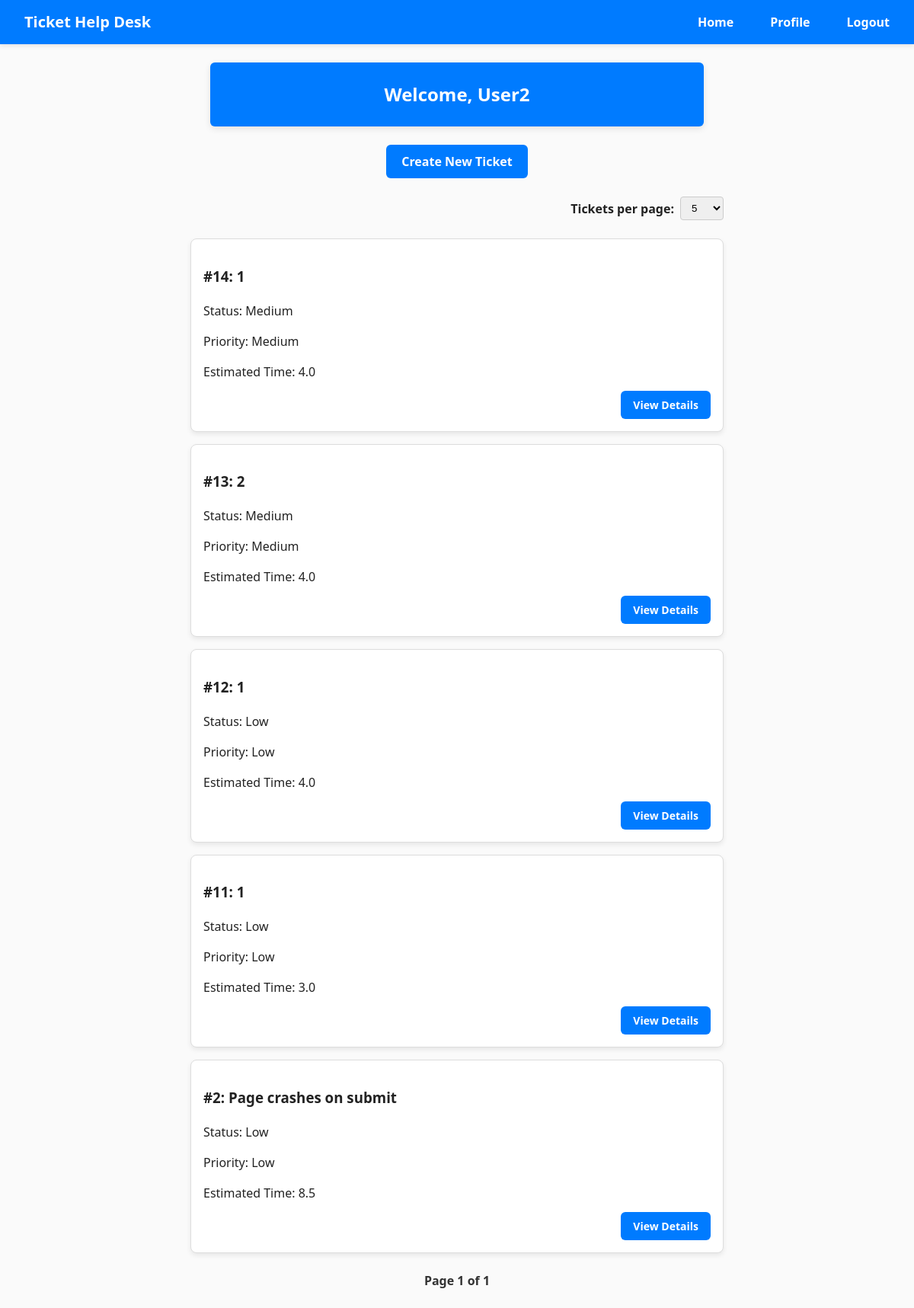
/ (signed in), run on an earlier commit of the app's database.
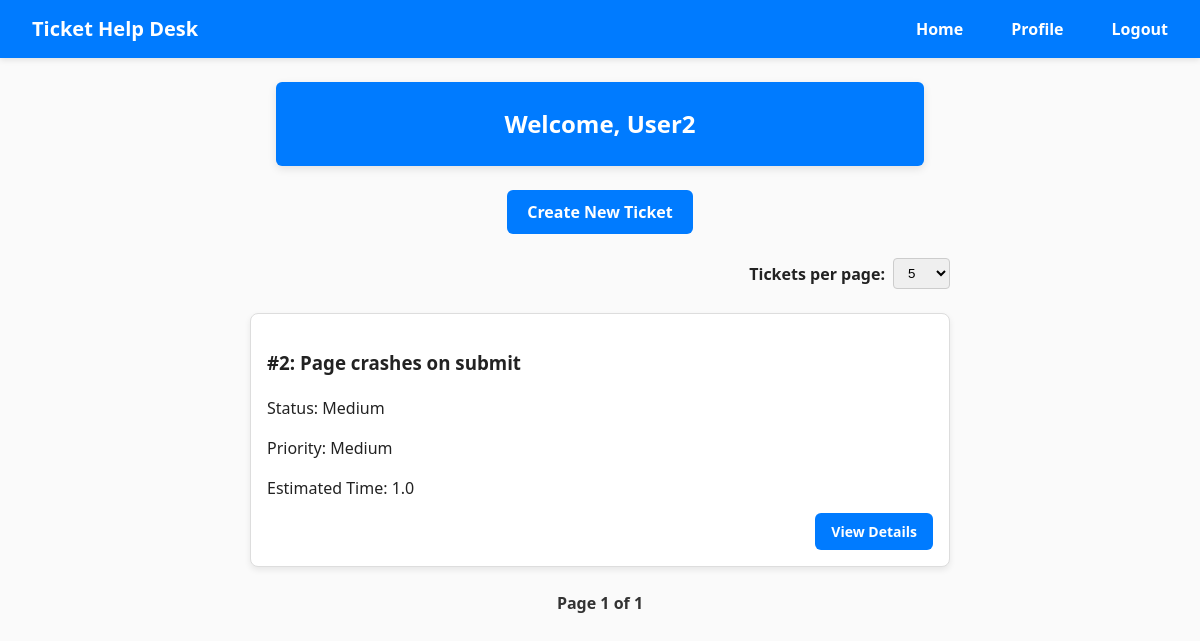
And on a later commit of the database.
### HelpDeskTicketingSystem/models/UserModel.py (models this page shows)
class User(db.Model, UserMixin):
    id = db.Column(db.Integer, primary_key=True)
    email = db.Column(db.String(150), unique=True)
    password = db.Column(db.String(150))
    forename = db.Column(db.String(150))
    surname = db.Column(db.String(150))
    account_type = db.Column(db.String(20), nullable=False)

### HelpDeskTicketingSystem/models/TicketModel.py (models this page shows)
class Ticket(db.Model):
    id = db.Column(db.Integer, primary_key=True)
    subject = db.Column(db.String(100), nullable=False)
    description = db.Column(db.Text, nullable=False)
    status = db.Column(db.String(20), nullable=False)
    priority = db.Column(db.String(20), nullable=False)
    estimated_time = db.Column(db.Float, nullable=False)
    date_created = db.Column(db.DateTime(timezone=True), default=func.current_timestamp())
    user_id = db.Column(db.Integer, db.ForeignKey('user.id'))
    user = relationship('User', backref='tickets')

### HelpDeskTicketingSystem/views/home.py (the view)
@home_bp.route('/')
@login_required
def home():
    page = request.args.get('page', 1, type=int)
    per_page = request.args.get('per_page', 5, type=int)
    if current_user.account_type == 'Administrator':
        tickets = Ticket.query.order_by(Ticket.id.desc()).paginate(page=page, per_page=per_page)
    else:
        tickets = Ticket.query.filter_by(user_id=current_user.id).order_by(Ticket.id.desc()).paginate(page=page, per_page=per_page)
    return render_template("home.html", user=current_user, tickets=tickets, per_page=per_page)

### HelpDeskTicketingSystem/__init__.py (called while the page is built)
def create_app():
    app = Flask(__name__)
    app.config.from_object(Config)
    db.init_app(app)
    login_manager.init_app(app)
    login_manager.login_view = 'auth.login'
    from .views.home import home_bp
    from .views.auth import auth_bp
    from .views.users import users_bp
    from .views.tickets import tickets_bp
    app.register_blueprint(home_bp, url_prefix='/')
    app.register_blueprint(auth_bp, url_prefix='/')
    app.register_blueprint(tickets_bp, url_prefix='/')
    app.register_blueprint(users_bp, url_prefix='/')
    create_database(app)
    from .models import User
    @login_manager.user_loader
    def load_user(user_id):
        return User.query.get(int(user_id))
    return app

### HelpDeskTicketingSystem/templates/home.html (shortened to what this page needs)
{% extends "base.html" %}
{% block content %}
  <h2>Welcome, {{ user.forename }}</h2>
  <div class="create-ticket-wrapper">
    <a href="{{ url_for('tickets.create_ticket') }}" class="btn btn-primary btn-new-ticket">Create New Ticket</a>
  </div>
  <div class="per-page-form-wrapper">
  <form method="get" action="{{ url_for('home.home') }}" class="per-page-form">
    <label for="per_page">Tickets per page:</label>
    <select name="per_page" id="per_page" onchange="this.form.submit()">
      {% for option in [5, 10, 15, 20] %}
        <option value="{{ option }}" {% if per_page == option %}selected{% endif %}>{{ option }}</option>
      {% endfor %}
    </select>
  </form>
  </div>
  <br>
  {% if tickets.items %}
    <div class="list-group">
      {% for ticket in tickets.items %}
        <div class="entity-card entity-card--list">
          <h3>#{{ ticket.id }}: {{ ticket.subject }}</h3>
          <p>Status: {{ ticket.priority }}</p>
          <p>Priority: {{ ticket.priority }}</p>
          <p>Estimated Time: {{ ticket.estimated_time }}</p>
          <a href="{{ url_for('tickets.ticket_details', ticket_id=ticket.id) }}" class="btn btn-primary">View Details</a>
        </div>
      {% endfor %}
    </div>
    <div class="pagination">
      Page {{ tickets.page }} of {{ tickets.pages }}
    </div>
  {% else %}
    <p class="no-tickets">No tickets are associated with this user.</p>
  {% endif %}
{% endblock %}

### HelpDeskTicketingSystem/templates/base.html (shortened to what this page needs)
<!DOCTYPE html>
<html lang="en">
  <head>
    <link rel="stylesheet" href="{{ url_for('static', filename='main.css') }}" />
  </head>
  <body>
  <nav class="navbar">
  <div class="nav-container">
  <div class="navbar-brand">Ticket Help Desk</div>
  <ul class="navbar-links">
    {% if current_user.is_authenticated %}
      <li><a href="{{ url_for('home.home') }}">Home</a></li>
      <li><a href="{{ url_for('users.profile') }}">Profile</a></li>
      <li><a href="{{ url_for('auth.logout') }}">Logout</a></li>
    {% else %}
      <li><a href="{{ url_for('auth.login') }}">Login</a></li>
      <li><a href="{{ url_for('auth.register') }}">Register</a></li>
    {% endif %}
  </ul>
</div>
</nav>
    <main class="container main-content">
      {% block content %} {% endblock %}
    </main>
  </body>
</html>

### HelpDeskTicketingSystem/static/main.css (style rules this page uses)
body { margin: 0; padding: 0; font-family: "Segoe UI", sans-serif; font-size: 16px; line-height: 1.5; color: #222; background-color: #fafafa; }
h2 { background: #fff; padding: 24px; border-radius: 6px; box-shadow: 0 3px 8px rgba(0, 0, 0, 0.1); max-width: 600px; margin: 0 auto; text-align: center; margin-bottom: 24px; background-color: #007bff; color: #fff; }
a { color: #007bff; text-decoration: none; }
p { color: #222; text-decoration: none; font-weight: 300; }
.container { max-width: 900px; margin: 0 auto; padding: 24px 16px; }
.navbar { width: 100%; background-color: #007bff; box-shadow: 0 2px 6px rgba(0, 0, 0, 0.1); padding: 0; }
.navbar .nav-container { display: flex; justify-content: flex-start; align-items: center; max-width: auto; margin: 0 auto; padding: 0 16px; }
.navbar .navbar-brand { color: #fff; font-weight: 700; font-size: 1.25rem; text-decoration: none; padding: 14px 16px; }
.navbar .navbar-links { display: flex; list-style: none; margin: 0; padding: 0; align-items: center; margin-left: auto; }
.navbar .navbar-links li { margin-left: 16px; }
.navbar .navbar-links a { display: block; padding: 14px 16px; color: #fff; text-decoration: none; font-weight: 600; border-radius: 4px; transition: background-color 0.2s; }
.create-ticket-wrapper { text-align: center; margin: 24px 0; }
.btn-new-ticket { display: inline-block; background-color: #007bff; color: #fff; padding: 10px 20px; font-size: 1rem; font-weight: 600; border: none; border-radius: 6px; cursor: pointer; transition: background-color 0.2s ease; }
.per-page-form-wrapper { display: flex; justify-content: flex-end; max-width: 700px; margin: 0 16px 0 100px; padding: 0; }
.per-page-form { display: flex; justify-content: flex-end; align-items: center; gap: 8px; font-weight: 600; margin: 0; margin-left: 32px; }
.per-page-form label { margin: 0; font-weight: 600; }
.per-page-form select { padding: 6px 10px; border-radius: 4px; border: 1px solid #ccc; }
.pagination { display: flex; justify-content: center; align-items: center; gap: 12px; margin-top: 24px; font-weight: 600; color: #333; font-size: 1rem; }
.list-group { list-style: none; padding: 0; max-width: 700px; margin: 0 auto; }
.entity-card { background: #fff; border: 1px solid #ddd; border-radius: 8px; box-shadow: 0 3px 6px rgba(0, 0, 0, 0.08); padding: 16px; margin-bottom: 16px; }
.entity-card--list { position: relative; max-width: 800px; margin-left: auto; margin-right: auto; text-align: left; padding-bottom: 50px; }
.entity-card--list .btn-primary { position: absolute; bottom: 16px; right: 16px; width: auto; padding: 8px 16px; font-size: 14px; font-weight: 700; border: none; border-radius: 6px; background: #007bff; color: white; cursor: pointer; }

What changed in the data, as far as the page shows it:
removed Ticket: id "14", subject "1", priority "Medium", estimated_time "4.0"
removed Ticket: id "13", subject "2", priority "Medium", estimated_time "4.0"
removed Ticket: id "12", subject "1", priority "Low", estimated_time "4.0"
removed Ticket: id "11", subject "1", priority "Low", estimated_time "3.0"
changed Ticket "Page crashes on submit": priority "Low" → "Medium"; estimated_time "8.5" → "1.0"
